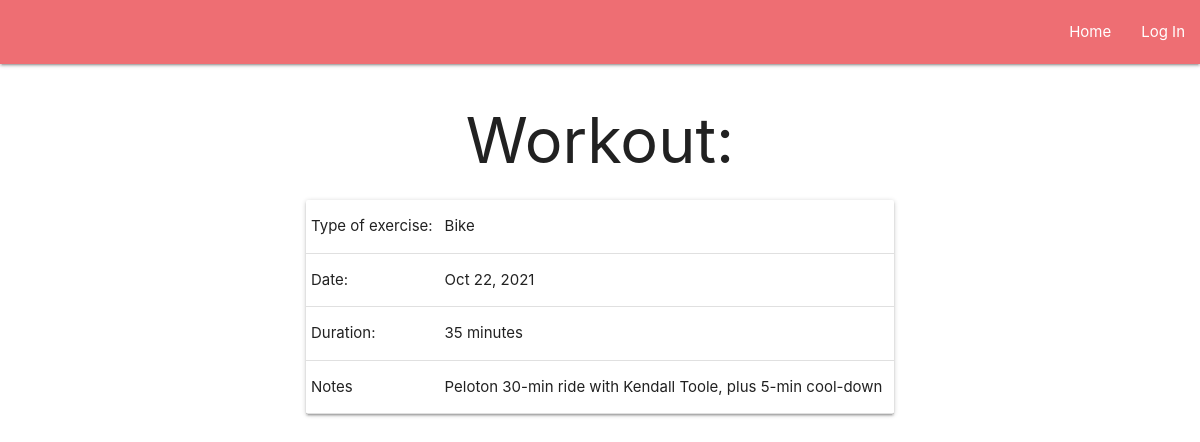
The page /workouts/5 on the database its author committed.
### log_app/models.py (models this page shows)
class Workout(models.Model):
    type_of_exercise = models.CharField(max_length=255)
    duration = models.IntegerField()
    date = models.DateField(blank=True, null=True)
    notes = models.TextField(blank=True)
    user = models.ForeignKey(User, related_name="workouts", on_delete=models.CASCADE)
    created_at = models.DateTimeField(auto_now_add=True)
    updated_at = models.DateTimeField(auto_now=True)
    objects = WorkoutManager()

### log_app/views.py (the view)
# urls.py: path("workouts/<int:workout_id>", views.view_workout),
def view_workout(request, workout_id):
    w = Workout.objects.get(id=workout_id)
    context = {}
    context["workout_type"] = w.type_of_exercise
    context["workout_date"] = datetime.datetime.strftime(w.date, "%b %d, %Y")
    context["workout_duration"] = number_to_hours_minutes(w.duration)
    context["workout_notes"] = w.notes
    return render(request, "workout_detail.html", context)

### log_app/views.py (called while the page is built)
def number_to_hours_minutes(duration):
    output = f"{f'{duration // 60} hour' if duration >= 60 else ''}"
    output += "s " if duration >= 120 else " "
    output += f"{duration % 60} minutes"
    return output.strip()

### log_app/templates/workout_detail.html
{% extends "base.html" %}
{% block main_content %}
    <div class="container">
        <h1 class="center-align">Workout:</h1>
        <div class="card">
            <table class="striped-table">
                <tbody>
                    <tr>
                        <td>Type of exercise:</td>
                        <td>{{workout_type}}</td>
                    </tr>
                    <tr>
                        <td>Date:</td>
                        <td>{{workout_date}}</td>
                    </tr>
                    <tr>
                        <td>Duration:</td>
                        <td>{{workout_duration}}</td>
                    </tr>
                    <tr>
                        <td>Notes</td>
                        <td>{{workout_notes}}</td>
                    </tr>
                </tbody>
            </table>
        </div>
    </div>
{% endblock %}

### rows shown on the page
Workout: type_of_exercise "Bike", date "Oct 22, 2021", notes "Peloton 30-min ride with Kendall Toole, plus 5-min cool-down"

### other values the page prints
{{ workout_duration }} "35 minutes"
